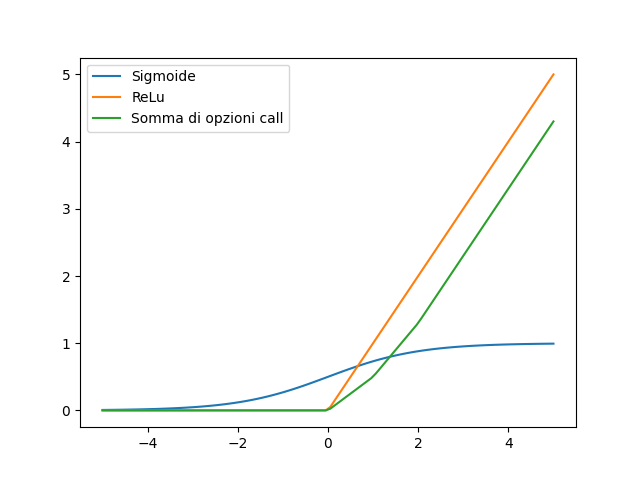

Recreate this plot in Python.
import numpy as np
import matplotlib.pyplot as plt

# Funzione sigmoide
def sigmoid(x, k, b):
  return (1 / (1 + np.exp(-k * (x - b))))

# Funzione ReLu
def relu(x):
  return np.maximum(0, x)

# Funzione di payoff di un'opzione call
def call_payoff(x, K):
  return np.maximum(x - K, 0)

# Funzione per sommare opzioni call con strike price e pesi diversi
def option_sum(x, strikes, weights):
  payoff = 0
  for K, w in zip(strikes, weights):
    payoff += w * call_payoff(x, K)
  return payoff

# Parametri
x = np.linspace(-5, 5, 100)
K = np.array([0, 1, 2])
w = np.array([0.5, 0.3, 0.2])

# Grafico
plt.plot(x, sigmoid(x, 1, 0), label="Sigmoide")
plt.plot(x, relu(x), label="ReLu")
plt.plot(x, option_sum(x, K, w), label="Somma di opzioni call")
plt.legend()
plt.show()
